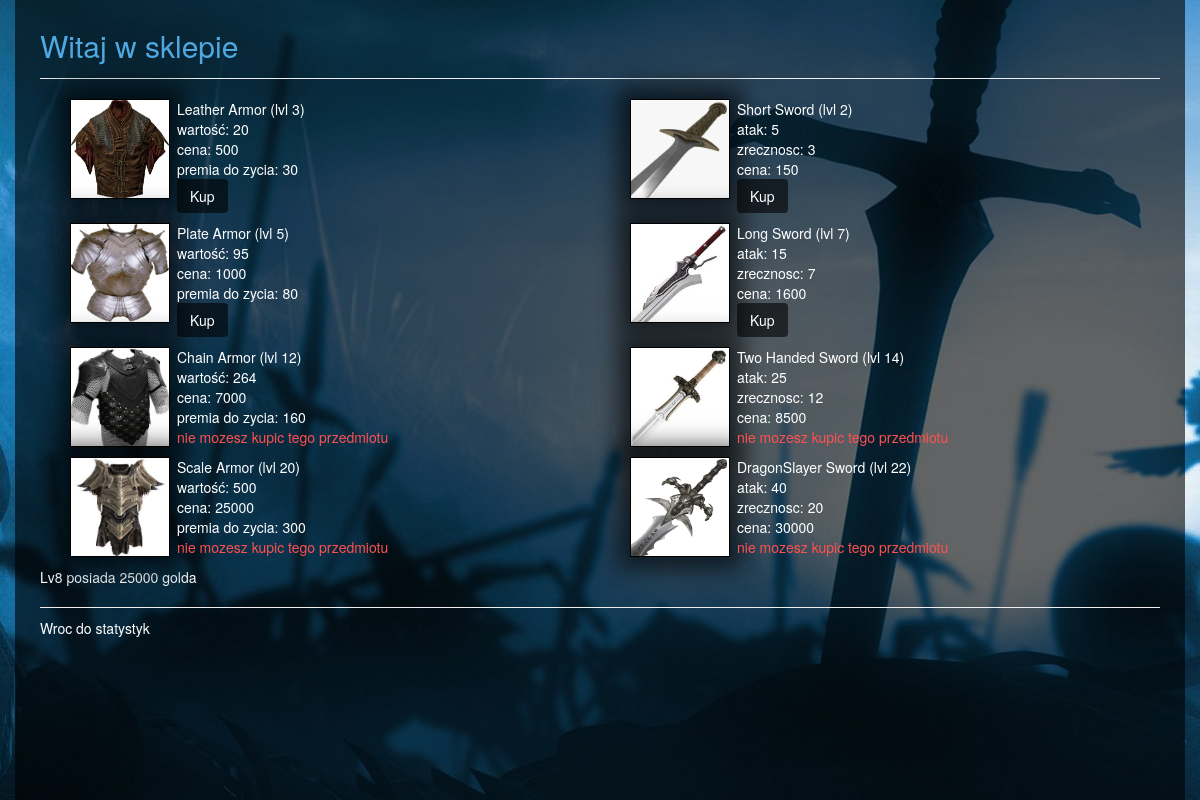
/player/4/shop/, run on an earlier commit of the app's database.
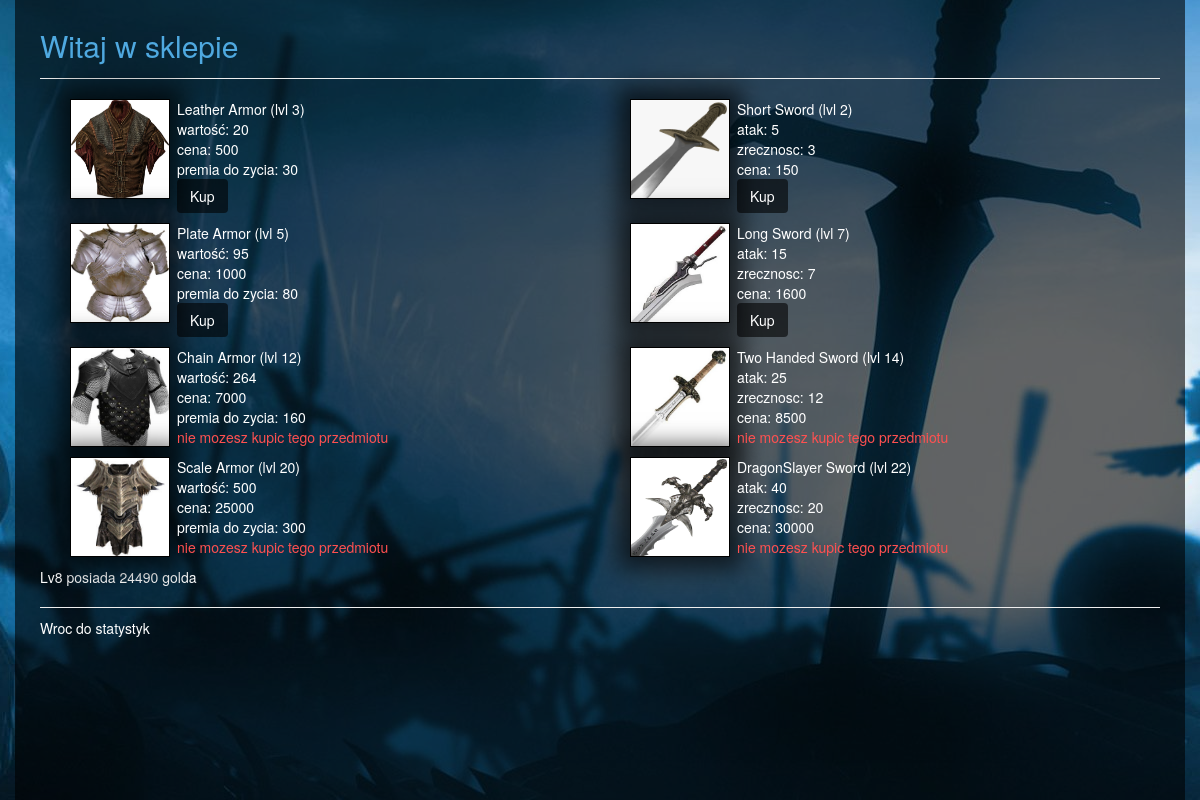
And on a later commit of the database.
### project/models.py (models this page shows, shortened)
class Player(models.Model):
    name = models.CharField(max_length=40)
    level = models.IntegerField()
    experience = models.IntegerField()
    requiredexp = models.IntegerField()
    strength = models.IntegerField()
    agility = models.IntegerField()
    maxhealth = models.IntegerField()
    health = models.IntegerField()
    attack = models.IntegerField()
    maxmana = models.IntegerField()
    mana = models.IntegerField()
    classname = models.ForeignKey(ClassName)
    armorid = models.ForeignKey(ArmorItem)
    bonus_attack = models.IntegerField()
    bonus_agility = models.IntegerField()
    bonus_health = models.IntegerField()
    isarmordamaged = models.BooleanField()
    gold = models.IntegerField()
    dot_damage = models.IntegerField()
    dot_rounds = models.IntegerField()
    small_elixir = models.IntegerField()
    medium_elixir = models.IntegerField()
    big_elixir = models.IntegerField()
    ultimate_elixir = models.IntegerField()

### project/views/shop.py (the view)
# urls.py: url(r'^player/(?P<p>[0-9]+)/shop/$', shop),
def shop(request, p):
    gamer = Player.objects.get(pk=p)
    return render(request, 'shop/shop_items.html', {
        'armor': ArmorItem.objects.exclude(pk=1),
        'weapon': Weapon.objects.all(),
        'p': gamer,
    })

### project/models.py (called while the page is built)
    def __unicode__(self):
        return self.name

    def __unicode__(self):
        return self.name

### templates/shop/shop_items.html (shortened to what this page needs)
{% extends 'layout.html' %}
{% block content %}
    <div class="add_player_title">
        Witaj w sklepie
    </div>
    <hr/>
    <div id="this">
        {% include 'shop/buy.html'%}
    </div>
    <hr/>
    <a href="/player/{{p.id}}/">
        Wroc do statystyk
    </a>
{% endblock %}

### templates/shop/buy.html (shortened to what this page needs)
{% load staticfiles %}
  <div class="col-md-6">
        {% for item in armor %}
            <div class="shop">
                <div class="column_left">
                    <div class="armor_img">
                        {%if item.value  == 20%}
                            <img src="{% static 'css/content/armor1.jpg' %}" height="100%", width="100%">
                        {%elif item.value  == 95%}
                            <img src="{% static 'css/content/armor2.jpg' %}" height="100%", width="100%">
                        {%elif item.value  == 264%}
                            <img src="{% static 'css/content/armor3.jpg' %}" height="100%", width="100%">
                        {%else%}
                            <img src="{% static 'css/content/armor4.jpg' %}" height="100%", width="100%">
                        {%endif%}
                    </div>
                </div>
                <div class="armor_info">
                    {{ item.name }} (lvl {{item.requiredlv}})<br />
                    wartość: {{ item.value }}<br />
                    cena: {{ item.price}}<br />
                    premia do zycia: {{ item.bonus_health}}<br />
                    {% if p.armorid == item  %}
                        <div class="green">posiadasz ten przedmiot</div>
                    {% elif p.gold < item.price or p.level < item.requiredlv %}
                        <div class="red">nie mozesz kupic tego przedmiotu</div>
                    {% else %}
                        <button class ="btn btn_attack" onclick="Buy('{{item}}', {{item.price}})">Kup</button>
                    {% endif %}
                </div>
            </div>
        {% endfor %}
    </div>
    <div class="col-md-6">
        {% for item in weapon %}
            <div class="shop">
                <div class="column_left">
                    <div class="armor_img">
                        {%if item.bonus_attack  == 5%}
                            <img src="{% static 'css/content/sword1.jpg' %}" height="100%", width="100%">
                        {%elif item.bonus_attack  == 15%}
                            <img src="{% static 'css/content/sword2.jpg' %}" height="100%", width="100%">
                        {%elif item.bonus_attack  == 25%}
                            <img src="{% static 'css/content/sword3.jpg' %}" height="100%", width="100%">
                        {%else%}
                            <img src="{% static 'css/content/sword4.jpg' %}" height="100%", width="100%">
                        {%endif%}
                    </div>
                </div>
                <div class="armor_info">
                    {{ item.name }} (lvl {{item.requiredlv}})<br />
                    atak: {{ item.bonus_attack }}<br />
                    zrecznosc: {{ item.bonus_agility }}<br />
                    cena: {{ item.price}}<br />
                    {% if p.bonus_attack == item.bonus_attack  %}
                        <div class="green">posiadasz ten przedmiot</div>
                    {% elif p.gold < item.price or p.level < item.requiredlv %}
                        <div class="red">nie mozesz kupic tego przedmiotu</div>
                    {% else %}
                        <button class ="btn btn_attack" onclick="Buy('{{item}}', {{item.price}})">Kup</button>
                    {% endif %}
                </div>
            </div>
        {% endfor %}
    </div>
    <p>
        {{p.name}} posiada {{p.gold}} golda
    </p>

What changed in the data, as far as the page shows it:
changed Player "Lv8": gold "25000" → "24490"
